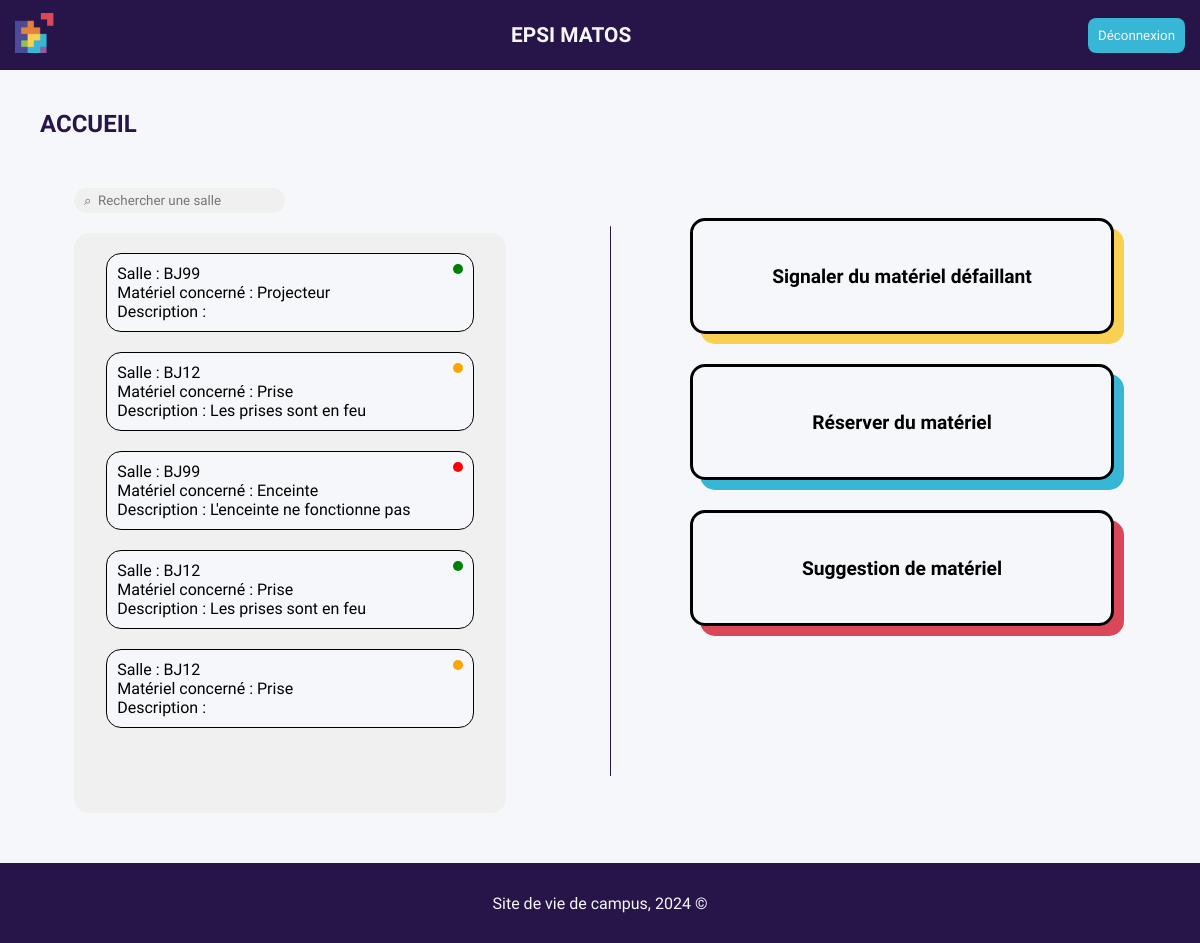
Page / (signed in) on the earlier database version.
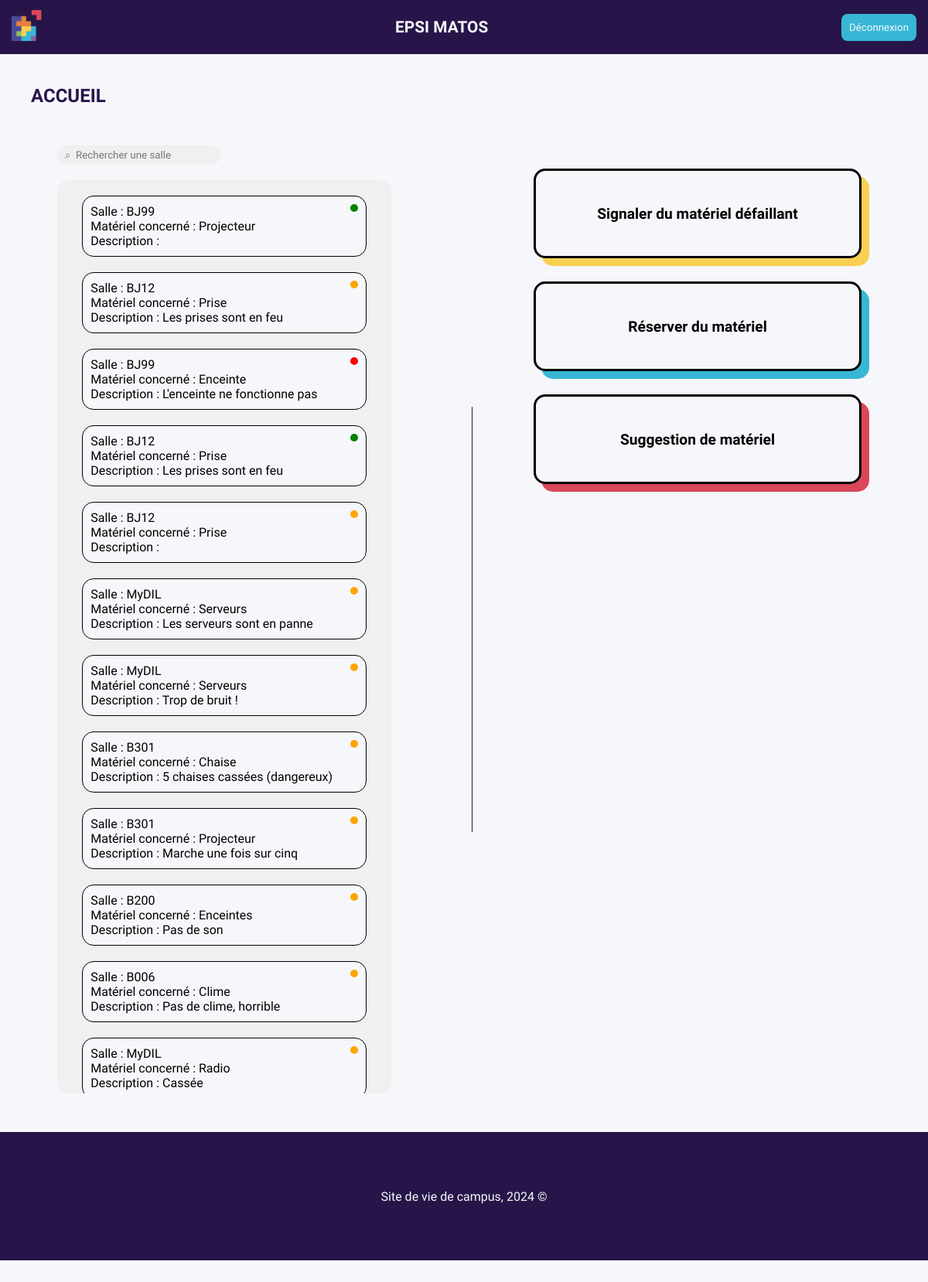
Same page on the later database version.
### tables this page shows
CREATE TABLE signalement(
    id INTEGER PRIMARY KEY AUTOINCREMENT,
    titre TEXT NOT NULL,
    salle TEXT NOT NULL,
    description TEXT NOT NULL,
    etat TEXT NOT NULL,
    id_user INTEGER,
    FOREIGN KEY (id_user) REFERENCES user(id)
);

### controllers/main_controller.py (the view)
@main_bp.route('/')
def ReadBDD():
    if 'authentifie' in session and session['authentifie']:
        data = get_tickets()
        return render_template('home.html', data=data)
    else:
        return redirect('/sign_in')

### models/main_model.py (called while the page is built)
def get_tickets():
    conn = sqlite3.connect('database/database.db')
    cursor = conn.cursor()
    cursor.execute('SELECT titre, salle, description, etat FROM signalement')
    data = cursor.fetchall()
    conn.close()
    return data

### templates/home.html (shortened to what this page needs)
<!DOCTYPE html>
<html lang="fr">
  <head>
    <link
      rel="stylesheet"
      type="text/css"
      href="{{ url_for('static', filename='css/header.css') }}"
    />
    <link
      rel="stylesheet"
      type="text/css"
      href="{{ url_for('static', filename='css/home.css') }}"
    />
</head>
<body>
    {% include 'header.html' %}
    <div class="page-title">ACCUEIL</div>
    <div id="home-container">
      <div id="left-section">
        <div id="left-items-container">
          <input
            class="searchbar"
            type="text"
            placeholder="⌕  Rechercher une salle"
            oninput="filterReports()"
          />
          <div id="list-reports">
            {% for row in data %}
            <div id="report" data-room="{{ row[1].lower() }}">
              <div id="report-first-row">
                Salle : {{ row[1] }}
                <div id="status-color" class="{{ row[3] }}"></div>
              </div>
              <div>Matériel concerné : {{ row[0] }}</div>
              <div>Description : {{ row[2] }}</div>
            </div>
            {% endfor %}
          </div>
        </div>
      </div>
      <div id="home-links">
        <a href="/report">
          <div class="custom-container" id="reports-bloc">
            Signaler du matériel défaillant
          </div>
        </a>
        <a href="/reservation">
          <div class="custom-container" id="bookings-bloc">
            Réserver du matériel
          </div>
        </a>
        <a href="/suggestion">
          <div class="custom-container" id="suggestions-bloc">
            Suggestion de matériel
          </div>
        </a>
      </div>
    </div>
  </body>
  <footer>{% include 'footer.html' %}</footer>
</html>

### templates/header.html
<link rel="stylesheet" href="{{ url_for('static', filename='css/theme.css') }}">
<link rel="stylesheet" href="{{ url_for('static', filename='css/header.css') }}">
<div id="header-container">
    <div id="header-elements">
        <a href="/">
            <img id="icon" src="{{ url_for('static', filename='assets/epsi-logo.png') }}" alt="EPSI logo">
        </a>
        <p id="header-title">EPSI MATOS</p>
        <div class="buttons">
            <button id="logout-btn" onclick="location.href='/sign_out'">Déconnexion</button>
        </div>
    </div>
</div>

### templates/footer.html
<link rel="stylesheet" href="{{ url_for('static', filename='css/theme.css') }}">
<link rel="stylesheet" href="{{ url_for('static', filename='css/footer.css') }}">
<div id="footer-container">
    <p>Site de vie de campus, 2024 ©</p>
</div>

### static/css/header.css (style rules this page uses)
#header-container { display: flex; align-items: center; height: 70px; width: 100%; background-color: var(--deep-purple); }
#header-elements { width: 100%; display: flex; justify-content: space-between; align-items: center; padding: 0 15px; color: var(--white); }
#icon { height: 40px; }
#header-title { font-size: 1.3rem; font-weight: 600; }
#logout-btn { background-color: var(--blue); color: var(--white); border-style: none; border-radius: 8px; padding: 10px; }

### static/css/home.css (style rules this page uses)
#reports-bloc, #bookings-bloc, #suggestions-bloc { margin: 30px; height: 70px; width: 70%; }
#bookings-bloc { box-shadow: 10px 10px var(--blue); }
#suggestions-bloc { box-shadow: 10px 10px var(--pink); }
#home-container { display: flex; justify-content: space-between; margin-top: 50px; }
#home-links { width: 45%; }
#left-section { display: flex; flex-direction: column; justify-content: space-around; align-items: center; padding-left: 20px; width: 45%; }
#left-items-container { width: 80%; }
.searchbar { background-color: var(--light-grey); color: var(--grey); border-radius: 15px; border-style: none; padding: 5px 10px; margin-bottom: 20px; }
#list-reports { display: flex; flex-direction: column; border-radius: 15px; background-color: var(--light-grey); align-items: center; height: 70vh; width: 100%; overflow: hidden; overflow-y: scroll; scrollbar-color: var(--deep-purple) var(--grey); scrollbar-width: thin; padding-bottom: 20px; }
#report { width: 80%; border-radius: 15px; border: 1px solid var(--black); padding: 10px; background-color: var(--white); margin-top: 20px; transition: opacity 0.3s ease, height 0.3s ease, padding 0.3s ease; opacity: 1; height: auto; }
#report-first-row { display: flex; justify-content: space-between; }
.a-traiter { width: 10px; height: 10px; border-radius: 15px; background-color: red; }
.ferme { width: 10px; height: 10px; border-radius: 15px; background-color: green; }
.en-cours { width: 10px; height: 10px; border-radius: 15px; background-color: orange; }

### static/css/theme.css (style rules this page uses)
:root { --deep-purple: #271549; --blue: #37B7D5; --dark-blue: #247588; --yellow: #FAD053; --orange: #FF6900; --white: #f6f7fb; --black: #000000; --pink: #DA4759; --light-purple: #BA33D4; --light-grey: #F0F0F0; --grey: #C6C6C6; --dark-grey: #6F6F6F; }
* { font-family: 'Source Sans 3', sans-serif; margin: 0; padding: 0; }
body { background-color: var(--white); height: 95vh; }
a { text-decoration: none; color: var(--black); }
.custom-container { border-radius: 15px; background-color: var(--white); border: 3px var(--black) solid; font-size: 1.2em; font-weight: 600; text-align: center; align-content: center; padding: 20px; box-shadow: 10px 10px var(--yellow); transition: ease-in-out 0.3s; }
.page-title { margin: 40px 0; padding-left: 40px; font-size: 1.5rem; font-weight: 700; color: var(--deep-purple); text-align: start; }

### static/css/footer.css (style rules this page uses)
#footer-container { display: flex; justify-content: center; align-items: center; height: 10vh; width: 100%; margin-top: 50px; background-color: var(--deep-purple); color: var(--white); }

Differences in the rows shown:
added signalement: salle "MyDIL", titre "Serveurs", description "Les serveurs sont en panne"
added signalement: salle "MyDIL", titre "Serveurs", description "Trop de bruit !"
added signalement: salle "B301", titre "Chaise", description "5 chaises cassées (dangereux)"
added signalement: salle "B301", titre "Projecteur", description "Marche une fois sur cinq"
added signalement: salle "B200", titre "Enceintes", description "Pas de son"
added signalement: salle "B006", titre "Clime", description "Pas de clime, horrible"
added signalement: salle "MyDIL", titre "Radio", description "Cassée"
